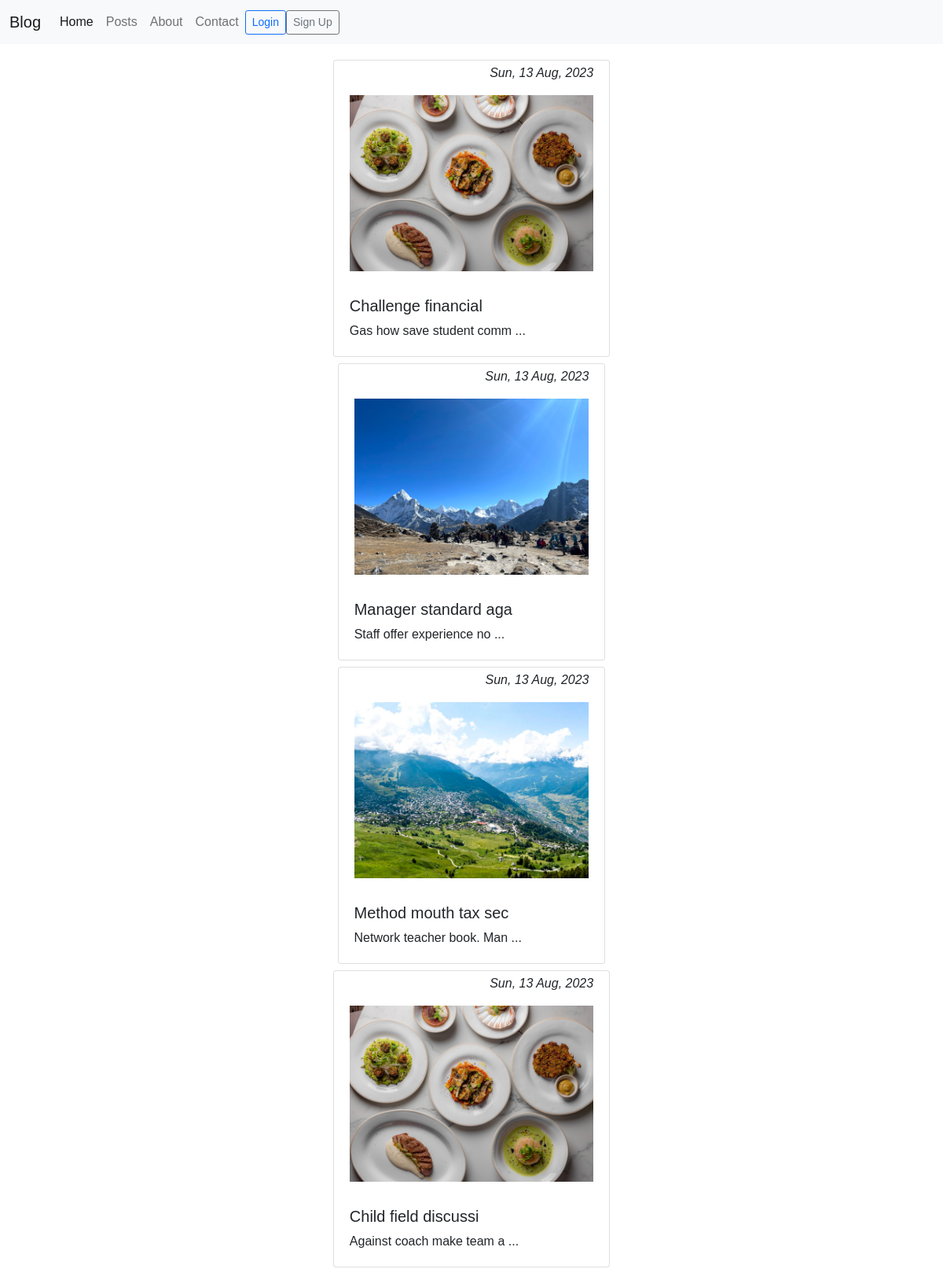
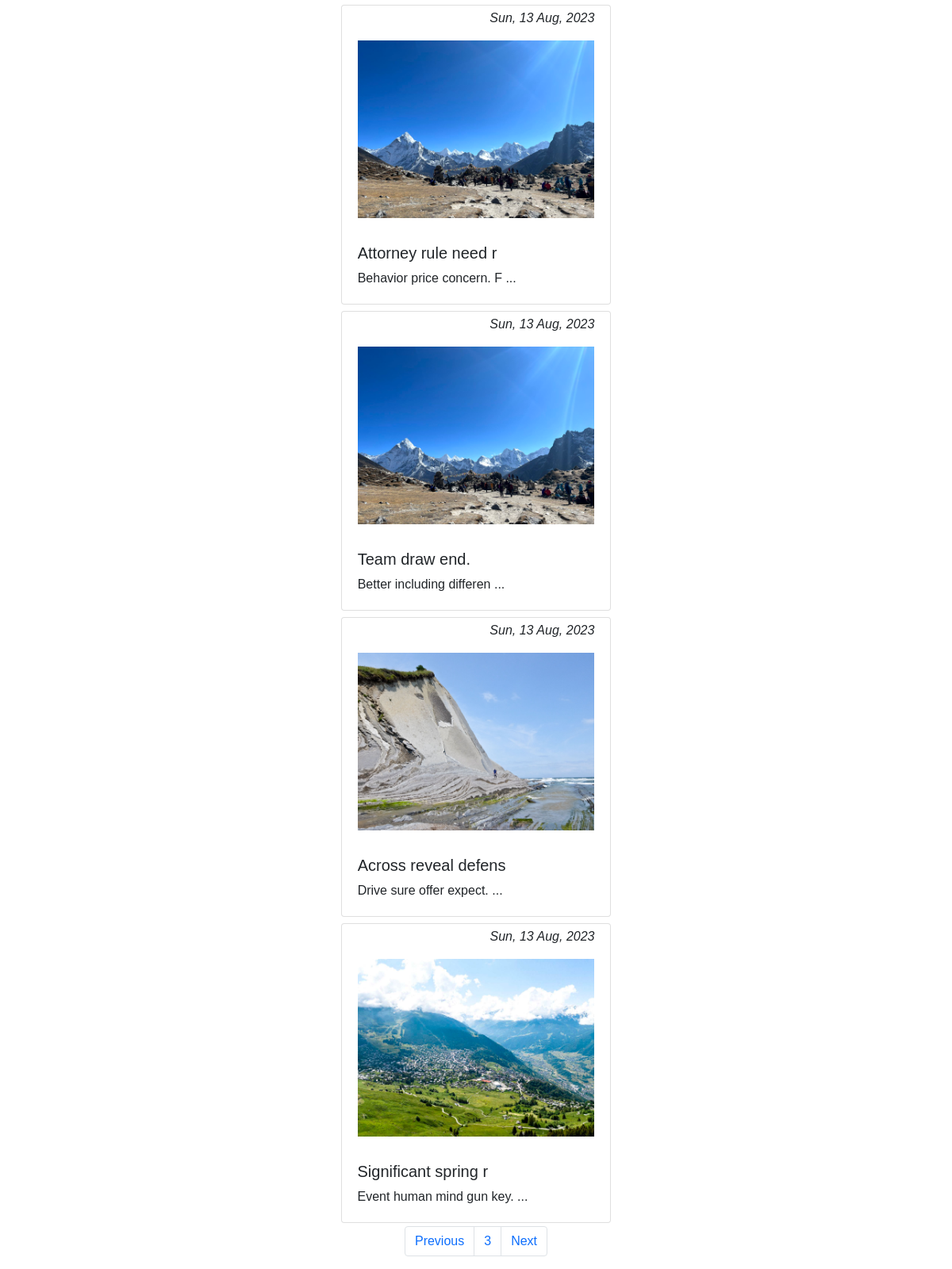
/?page=3, run on the app's committed database (2 pictures, top to bottom).
### post/models.py (models this page shows, shortened)
class Post(models.Model):
    user = models.ForeignKey(User, on_delete=models.CASCADE, related_name="post")
    title = models.CharField(max_length=200)
    image = models.ImageField(upload_to="post/", null=True)
    content = models.TextField()
    active = models.BooleanField(default=True)
    created_at = models.DateTimeField(auto_now_add=True)
    updated_at = models.DateTimeField(auto_now=True)

### post/views.py (the view)
# urls.py: path("", IndexView.as_view(), name="home"),
class IndexView(View):
    def get(self, request, *args, **kwargs):
        posts = Post.objects.all()
        paginator = Paginator(posts, 8)
        page = request.GET.get("page", 1)
        page_obj = paginator.get_page(page)
        return render(request, "index.html", context={"posts": page_obj})

### templates/index.html (shortened to what this page needs)
{% extends "layout/base.html" %}
{% load static %}
{% block content %}
    <div class="container">
        <div class="row">
            <div class="col-lg-8 offset-2">
                {% for post in posts %}
                    <div class="col-12 p-1 d-flex align-items-stretch justify-content-center">
                        <div class="card p-1">
                            <div class="post-date">
                                <span class="float-end px-3 fs-6 fw-lighter fst-italic ">{{ post.created_at|date:"D, d M, Y" }}</span>
                            </div>
                            {% if post.image %}
                                <div class="post-list-image">
                                    <img src="{{ post.image.url }}"
                                         alt="{{ post.title }}"
                                         width="100%"
                                         height="" />
                                </div>
                            {% endif %}
                            <div class="card-body">
                                <h5 class="card-title">
                                    <a class="text-decoration-none text-dark"
                                       href="{% url 'post-detail' post.id %}">{{ post.title|slice:"0:20" }}</a>
                                </h5>
                                <p class="card-text">{{ post.content|slice:'0:25' }} ...</p>
                            </div>
                        </div>
                    </div>
                {% endfor %}
            </div>
        </div>
        <nav aria-label="Page navigation">
            <ul class="pagination justify-content-center">
                {% if posts.has_previous %}
                    <li class="page-item">
                        <a class="page-link" href="?page={{ posts.previous_page_number }}">Previous</a>
                    </li>
                {% endif %}
                <li class="page-item">
                    <a class="page-link active" href="#">{{ posts.number }}</a>
                </li>
                {% if posts.has_next %}
                    <li class="page-item">
                        <a class="page-link" href="?page={{ posts.next_page_number }}">Next</a>
                    </li>
                {% endif %}
            </ul>
        </nav>
    </div>
{% endblock content %}

### static/css/styles.css (style rules this page uses)
* { font-family: Arial, Helvetica, sans-serif; }
.post-list-image { width: 100%; padding: 1rem; }
.post-list-image img { height:14rem }

### data on the page
Post: created_at "Sun, 13 Aug, 2023", image (picture), title "Challenge financial", content "Gas how save student comm"
Post: created_at "Sun, 13 Aug, 2023", image (picture), title "Manager standard aga", content "Staff offer experience no"
Post: created_at "Sun, 13 Aug, 2023", image (picture), title "Method mouth tax sec", content "Network teacher book. Man"
Post: created_at "Sun, 13 Aug, 2023", image (picture), title "Child field discussi", content "Against coach make team a"
Post: created_at "Sun, 13 Aug, 2023", image (picture), title "Attorney rule need r", content "Behavior price concern. F"
Post: created_at "Sun, 13 Aug, 2023", image (picture), title "Team draw end.", content "Better including differen"
Post: created_at "Sun, 13 Aug, 2023", image (picture), title "Across reveal defens", content "Drive sure offer expect."
Post: created_at "Sun, 13 Aug, 2023", image (picture), title "Significant spring r", content "Event human mind gun key."

### other printed values
{{ posts.number }} "3"
